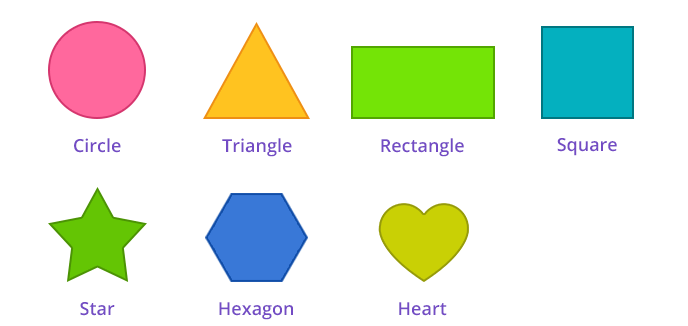
#> input picture images/shapes.png, 688 x 326 px, found by its file name
$ python translation.py
#> lines starting #> are read from the running program, lines starting #| are printed output that depends on the picture
import cv2
import numpy as np

input=cv2.imread('/home/akashkg/OpenCV/images/shapes.png')
#> input is the input picture: shape (326, 688, 3); mean B, G, R 219.8, 235.4, 226.8

#store height and weight of image
height, width =input.shape[:2]
#> height = 326; width = 688

tx, ty= height/4, width/4
#> tx = 81.5; ty = 172

#    |1 0 Tx|
# T =|0 1 Ty|
# T is the translation matrix
T=np.float32([[1, 0, tx],[0, 1, ty]])
#> T = [[1, 0, 81.5], [0, 1, 172]]

#using cv2.warpAffine for translation
img_trasnlated=cv2.warpAffine(input,T,(width,height))
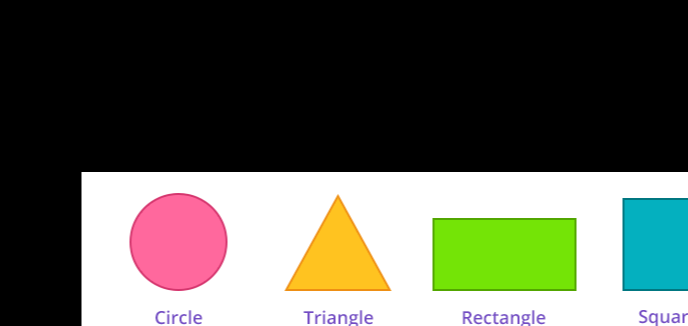
#> img_trasnlated: shape (326, 688, 3); mean B, G, R 83.7, 94.8, 91.9

cv2.imshow("Trasnlation",img_trasnlated)
cv2.waitKey()
cv2.destroyAllWindows()

$ run again, with images/order-copy.jpg saved as images/shapes.png
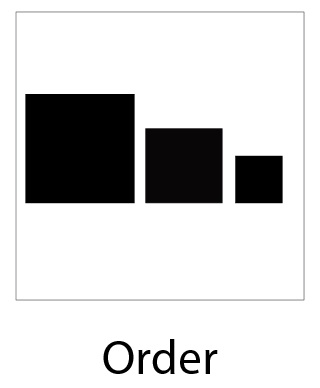
#> input picture images/order-copy.jpg, 320 x 388 px, found by its file name
#> input is the input picture: shape (388, 320, 3); mean B, G, R 210.9, 210.8, 210.9
#> `img_trasnlated=cv2.warpAffine(input,T,(width,height))`:
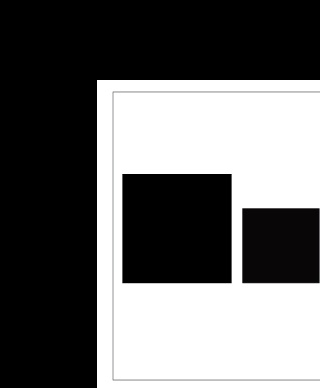
#> img_trasnlated: shape (388, 320, 3); mean B, G, R 104.4, 104.3, 104.4
